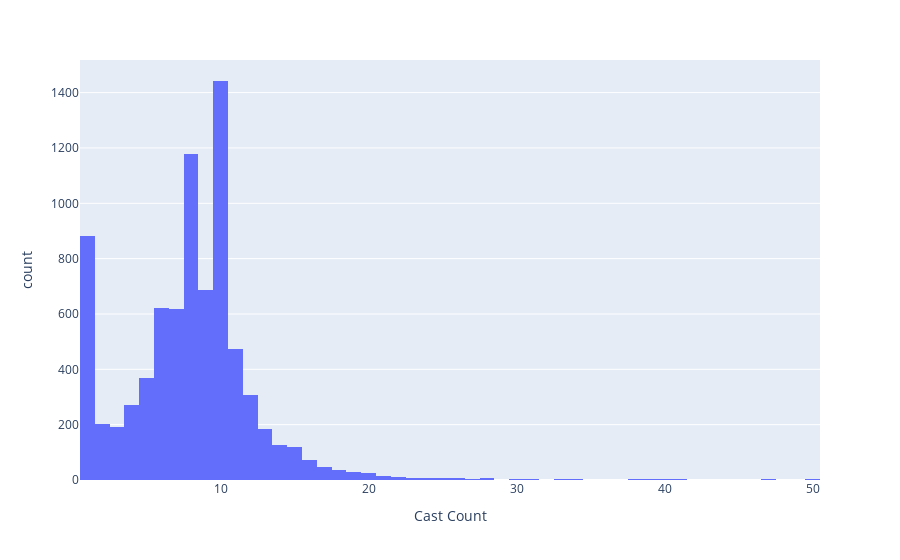

The cell this chart's notebook holds for it:
### Code cell
px.histogram(df,"Cast Count").update_xaxes(categoryorder="total descending")

### Figure 1 — Plotly figure (JSON) as saved in the notebook; plotly's stock layout.template omitted (floating-point values rounded to 4 significant figures; data arrays with more than 128 entries replaced by an {"elided": "..."} marker saying what was removed)
{"data": [{"alignmentgroup": "True", "bingroup": "x", "hovertemplate": "Cast Count=%{x}<br>count=%{y}<extra></extra>", "legendgroup": "", "marker": {"color": "#636efa", "pattern": {"shape": ""}}, "name": "", "offsetgroup": "", "orientation": "v", "showlegend": false, "type": "histogram", "x": {"elided": "7982 int values"}, "xaxis": "x", "yaxis": "y"}], "layout": {"barmode": "relative", "legend": {"tracegroupgap": 0}, "margin": {"t": 60}, "xaxis": {"anchor": "y", "categoryorder": "total descending", "domain": [0, 1], "title": {"text": "Cast Count"}}, "yaxis": {"anchor": "x", "domain": [0, 1], "title": {"text": "count"}}}}
